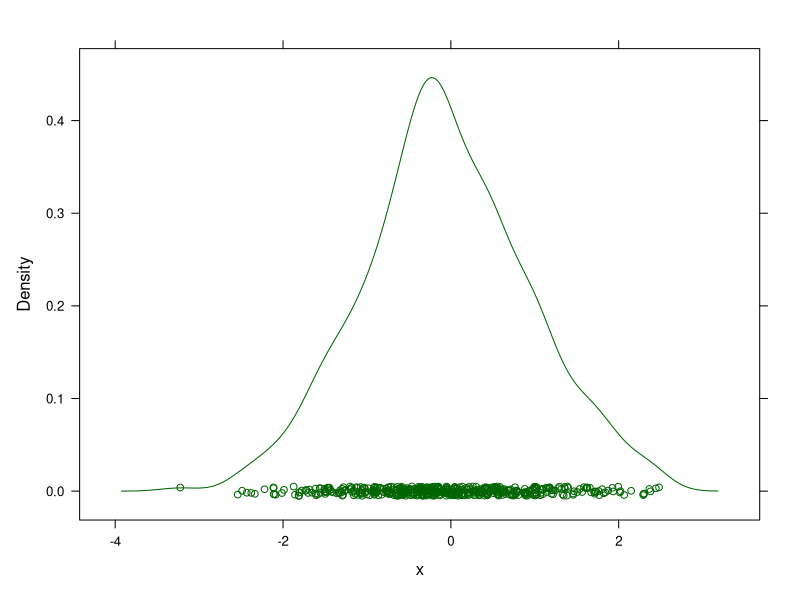
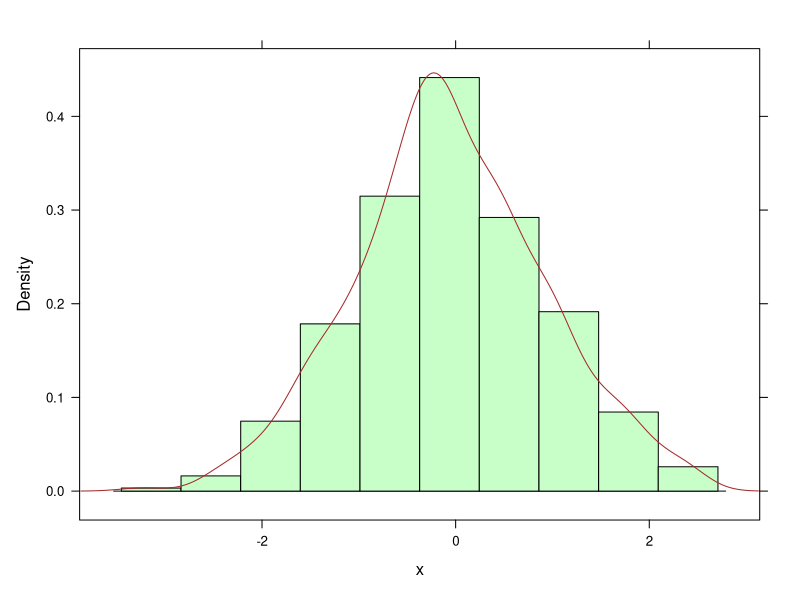
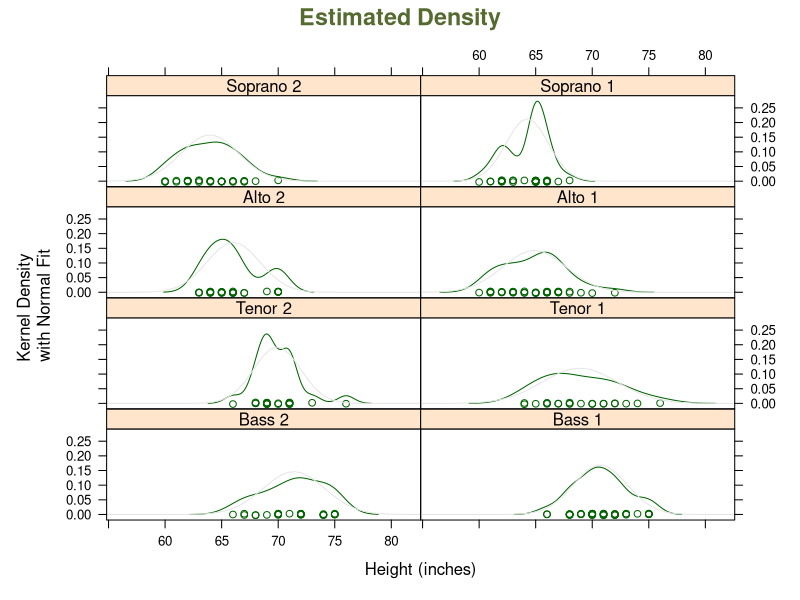
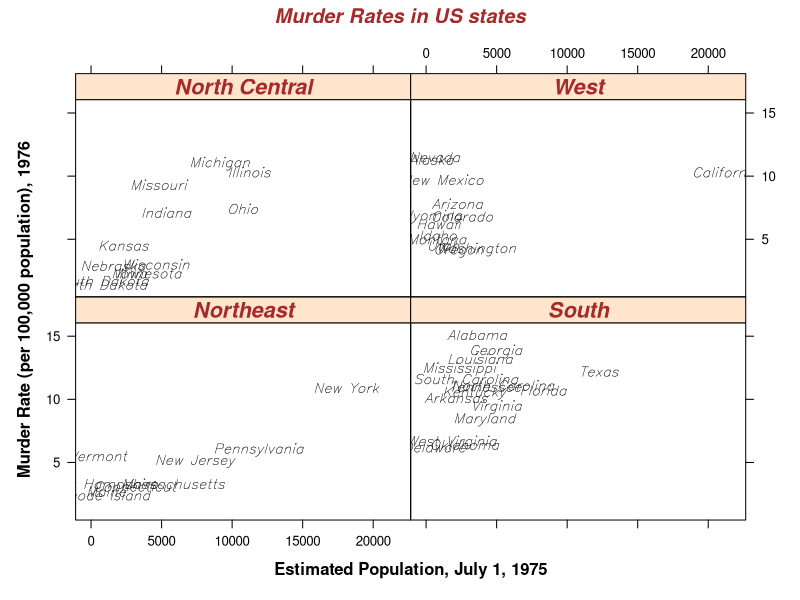
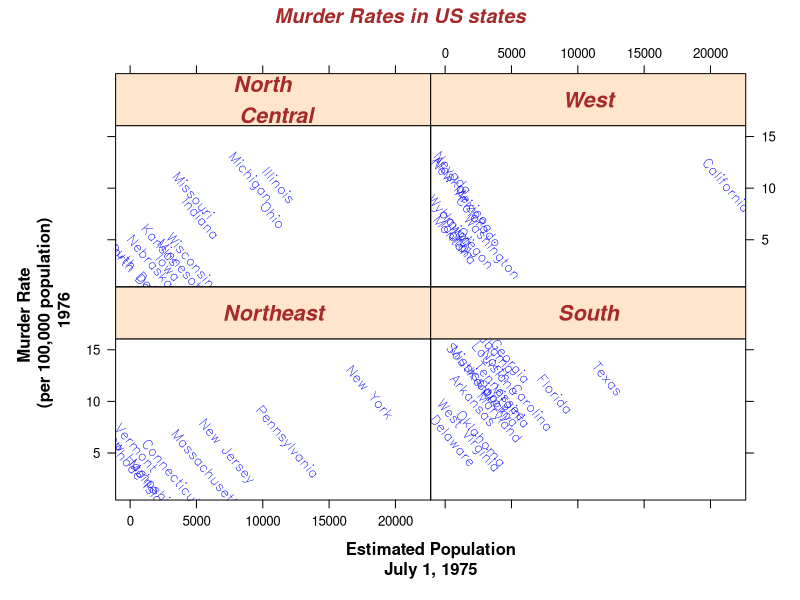
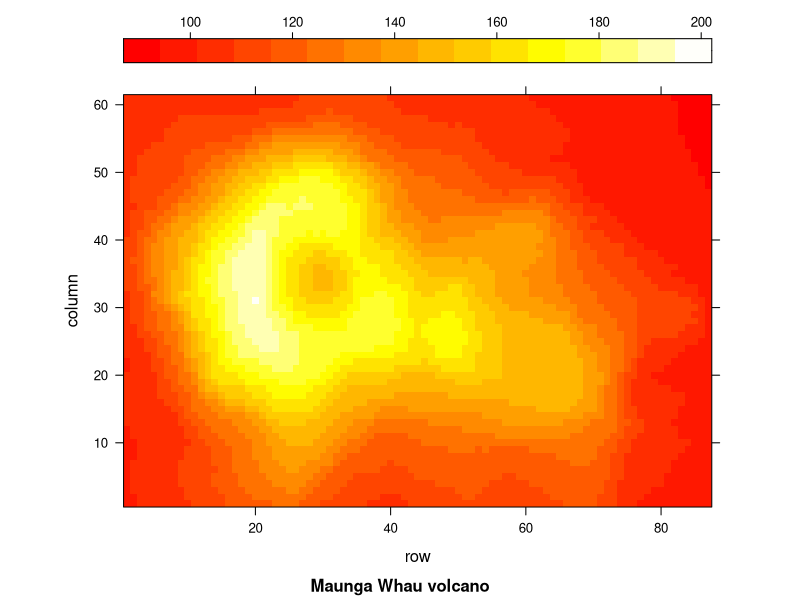
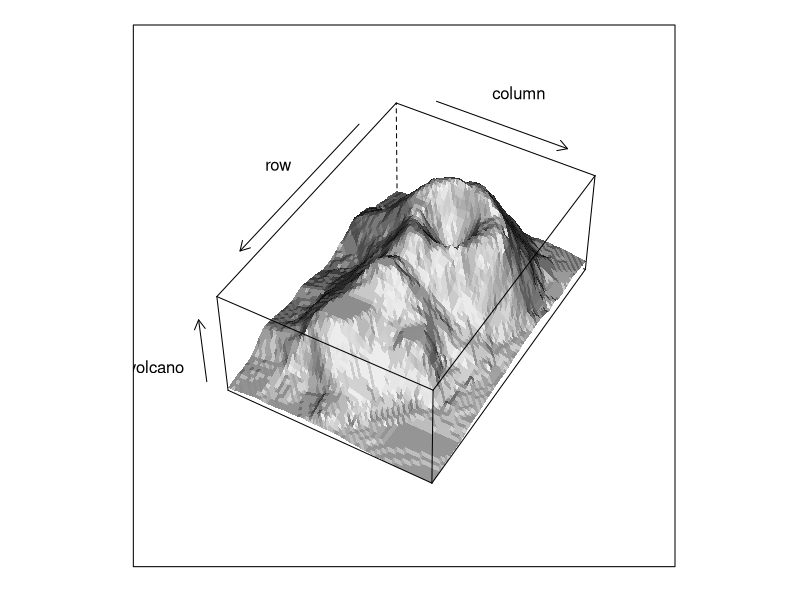
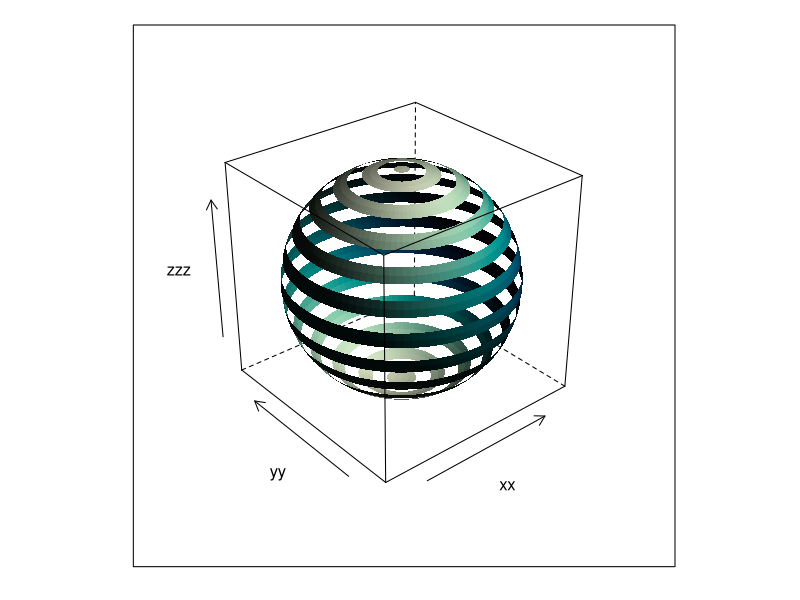

R code for these plots, in order:
#lec5_1.r 
# lattice, ggplot2 packages

# set working directory
setwd("D:/tempstore/moocr")

###################################
# install lattice
####################################
#lattice는 여러 개 그래프를 가로, 세로 배열로 비교분석
#주로 다변량 데이터의 변수간 관계 혹은 특징을 파악하는데 유용
#xyplot, bwplot, dotplot, levelplot, stripplot, splom, contourplot 사용가능
#xyplot : 산점도, bwplot: 상자그림, stripplot : 점을 함께 표시한 상자그림
#splom : 산점도 매트릭스, #contourplot : 등고선그림


install.packages('lattice')
library(lattice)

# to see several plot using lattice pacakge
demo(lattice)

# to see lattice manual
help(lattice)

# ethanol data in lattice #에탄올 데이터 사용 가능
help("ethanol")

# checking ethanol data
head(ethanol)
dim(ethanol)
str(ethanol)

table(ethanol$C) #C변수의 빈도 파악 가능

# basic xyplot #기본 산점도와 동일함
xyplot(NOx ~ E , data = ethanol, main = "Single Panel by xyplot")

# multi panel graph (y변수~x변수| 조건부변수, data=)
#여기서는 엔진압축비(C)가 조건부변수:
#공기와 연료의 혼합비(E)와 질소 산화도배출량(NOX)의 산점도
#엔진압축비 (7.5, 9, 12, 15, 18) 의 5가지 변수
xyplot(NOx ~ E | C , data = ethanol, main = "NOx ~ E | C ")

# multi panel graph for subset (subset데이터 활용해서 그리기)
xyplot(NOx ~ E | C , data = ethanol, subset = C > 8,
       main = "NOx ~ E | C , data = ethanol, subset = C > 8")

#R을 활용한 데이터 시각화
#www.r-grapgh-gallery.com/portfolio/ggplot2-package/
#www.cookbook-r.com/Graphs/
#ggplot.org ggplot2 공식 사이트
#docs.ggplot2.org 하위 옵션 사용법 및 예제
#groups.google.com/group/ggplot2




